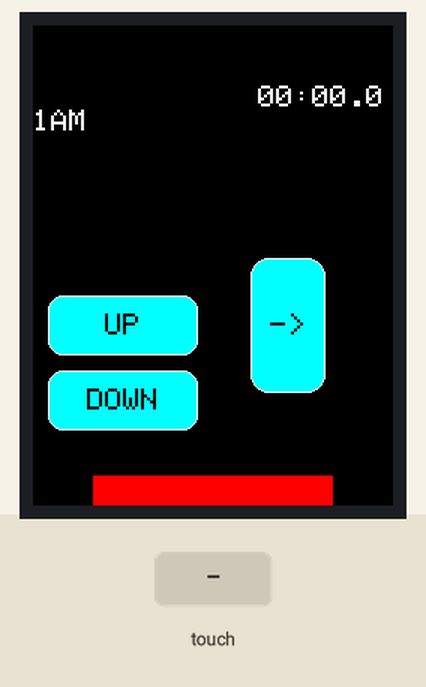
This sketch was run on a simulated Arduino Uno, built with avr-gcc and run on an emulated ATmega328P. Parts: 240×320 colour display. Inputs (shaded band) come from the test bench.

Above: at 1.4 s.
1.5 s: touch panel pressed at 62 % / 30 % of its raw x / y range
At 2.8 s:
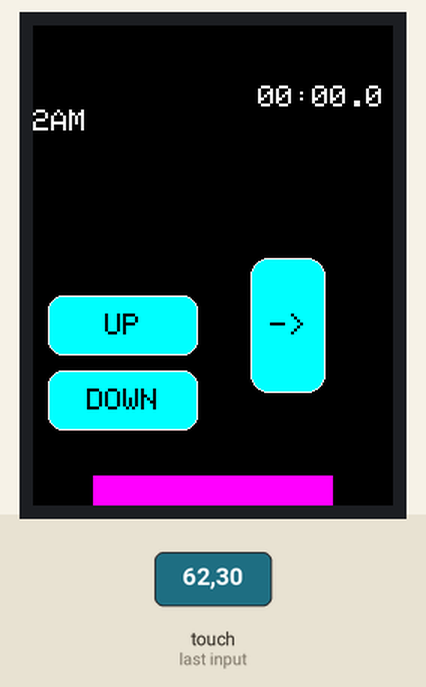
4.5 s: touch panel pressed at 62 % / 50 % of its raw x / y range
At 4.58 s:
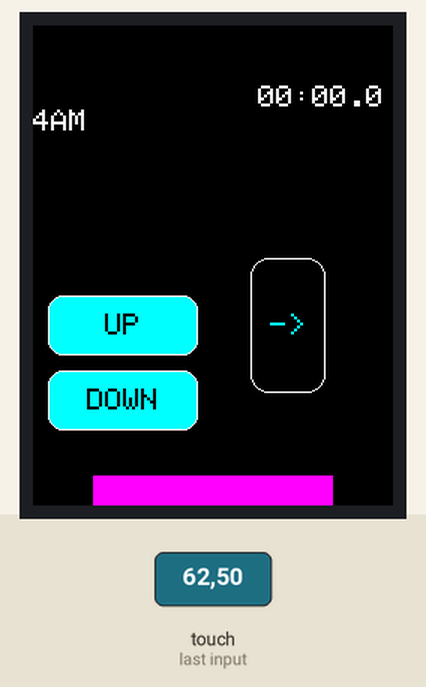
Timing chart, 0 to 7.5 s (numbered marks = the images above; inputs shaded):
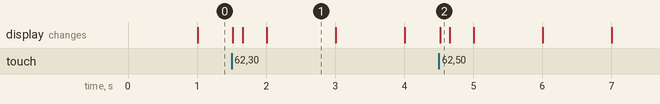

Measured:
- after the input at 1.5 s, the display: first changes at once (image 1 shows a later state)

The sketch:

display_time.ino
```cpp
#include <Adafruit_GFX.h>
#include <MCUFRIEND_kbv.h>
MCUFRIEND_kbv tft;
#include <TouchScreen.h>
#define MINPRESSURE 10
#define MAXPRESSURE 1000

// set the display settings
const int XP = 8, XM = A2, YP = A3, YM = 9; //ID=0x9341
const int TS_LEFT = 906, TS_RT = 116, TS_TOP = 92, TS_BOT = 952;

TouchScreen ts = TouchScreen(XP, YP, XM, YM, 300);

Adafruit_GFX_Button up_btn, down_btn, switch_btn;

int pixel_x, pixel_y;     //Touch_getXY() updates global vars


int count = 0; // for setting HH:MM:ss 0= hours, 1=mins

#define BLACK   0x0000
#define BLUE    0x001F
#define RED     0xF800
#define GREEN   0x07E0
#define CYAN    0x07FF
#define MAGENTA 0xF81F
#define YELLOW  0xFFE0
#define WHITE   0xFFFF

unsigned long time = 0;
int hour_offset, min_offset, sec_offset = 0;

String getTime(unsigned long tm)
{
  int secs,  mins, hours;
  String secStr, minStr, hourStr, amPmStr;
  bool am_pm = false; // false = am, true = pm;

  secs = ((tm % 3600000) % 60000) / 1000;
  mins = ((tm % 3600000) / 60000) + min_offset;

  while (mins >= 60)
  {
    hour_offset += 1;
    mins -= 60  ;
  }
  hours = (tm / 3600000) + hour_offset;

  if (hours > 12)
  {
    am_pm = am_pm ? false : true;
    hours -= 12;
  }
  else
  {
    am_pm = false;
  }

  hourStr = hours < 9 ? "0" + String(hours) : String(hours);
  minStr = mins < 9 ? "0" + String(mins) : String(mins);
  secStr = mins < 9 ? "0" + String(secs) : String(secs);
  amPmStr = am_pm ? "PM" : "AM";

  return hourStr + ":" + minStr + "." + secStr + amPmStr;
}

void set_hours_plus(){
  hour_offset += 1;
}
void set_hours_minus(){
  hour_offset -= 1;
}
void set_mins_plus(){
  min_offset += 1;
}
void set_mins_minus(){
  min_offset -= 1;
}

bool Touch_getXY(void)
{
    TSPoint p = ts.getPoint();
    pinMode(YP, OUTPUT);      //restore shared pins
    pinMode(XM, OUTPUT);
    digitalWrite(YP, HIGH);   //because TFT control pins
    digitalWrite(XM, HIGH);
    bool pressed = (p.z > MINPRESSURE && p.z < MAXPRESSURE);
    if (pressed) {
        pixel_x = map(p.x, TS_LEFT, TS_RT, tft.width(), 0); //.kbv makes sense to me
        pixel_y = map(p.y, TS_TOP, TS_BOT, tft.height(), 0);
    }
    return pressed;
}

void setup(void)
{
    Serial.begin(9600);

    uint16_t ID = tft.readID();
    if (ID == 0xD3D3) ID = 0x9486; // write-only shield
    tft.begin(ID);
    tft.setRotation(0);            //PORTRAIT
    tft.fillScreen(BLACK);

    tft.setTextColor(WHITE, BLACK);
    tft.setTextSize(2);     // System font is 8 pixels.  ht = 8*2=16
    tft.setCursor(150, 40);
    tft.print("00:00");


    up_btn.initButton(&tft,  60, 200, 100, 40, WHITE, CYAN, BLACK, "UP", 2);
    down_btn.initButton(&tft, 60, 250, 100, 40, WHITE, CYAN, BLACK, "DOWN", 2);
    switch_btn.initButton(&tft, 170, 200, 50, 90, WHITE, CYAN, BLACK, "->", 2);

    up_btn.drawButton(false);
    down_btn.drawButton(false);
    switch_btn.drawButton(false);

    tft.fillRect(40, 300, 160, 80, RED);
    tft.setTextColor(WHITE, BLACK);
};


void loop(void)
{

    bool down = Touch_getXY();
    up_btn.press(down && up_btn.contains(pixel_x, pixel_y));
    down_btn.press(down && down_btn.contains(pixel_x, pixel_y));
    switch_btn.press(down && switch_btn.contains(pixel_x, pixel_y));

    if (up_btn.justReleased()){
        down_btn.drawButton(false);
    }
    if (down_btn.justReleased()){
        down_btn.drawButton(false);
    }
    if (switch_btn.justReleased()){
        switch_btn.drawButton(false);
    }

    if (up_btn.justPressed()) {
        up_btn.drawButton(true);
        tft.fillRect(40, 300, 160, 80, GREEN);
        if (count == 0){set_hours_plus();}
        if (count == 1){set_mins_plus();}
    }
    if (down_btn.justPressed()) {
        down_btn.drawButton(true);
        tft.fillRect(40, 300, 160, 80, YELLOW);
        if (count == 0){set_hours_minus();}
        if (count == 1){set_mins_minus();}
    }
    if (switch_btn.justPressed()) {
        switch_btn.drawButton(true);
        tft.fillRect(40, 300, 160, 80, MAGENTA);
        count++;
    }

    tft.setCursor(150, 40);
    tft.setTextColor(WHITE, BLACK);
    tft.print(getTime(millis()));
}
```
